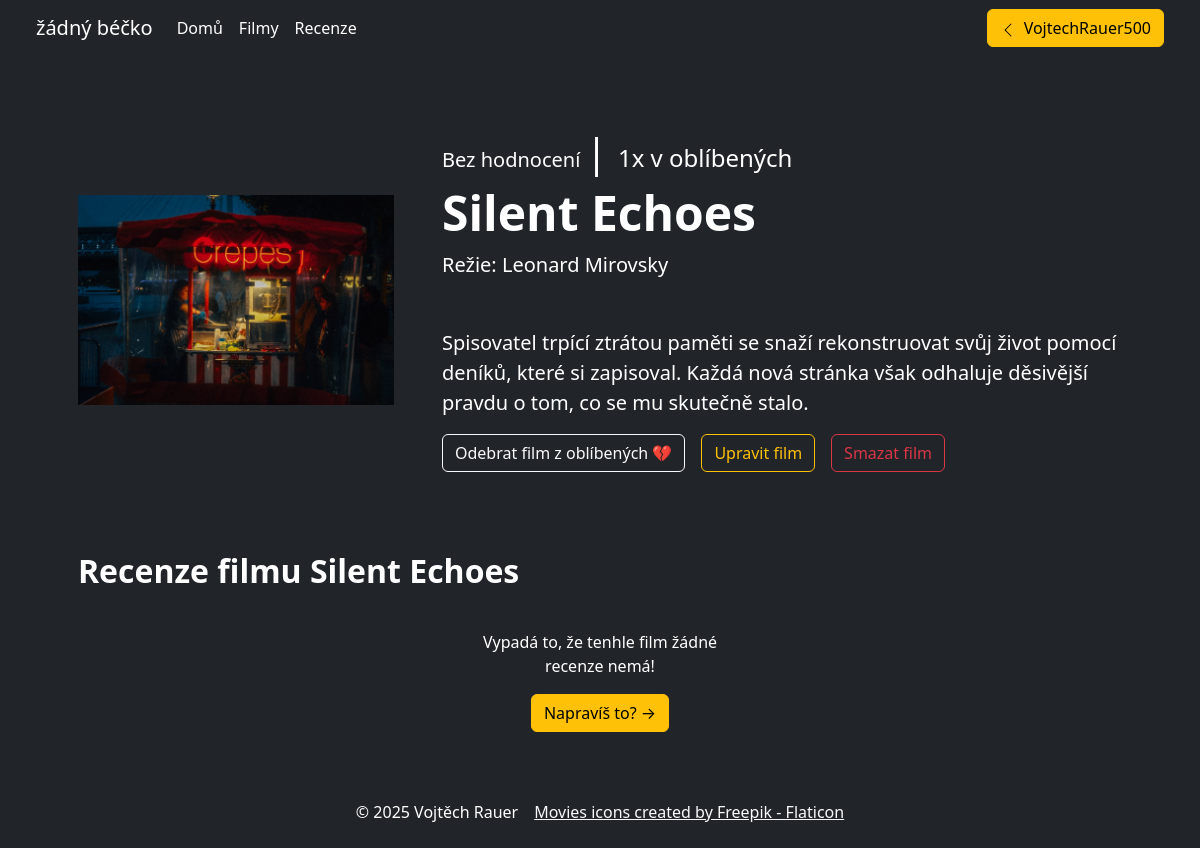
Before: /filmy/silent-echoes (signed in) with the older database file.
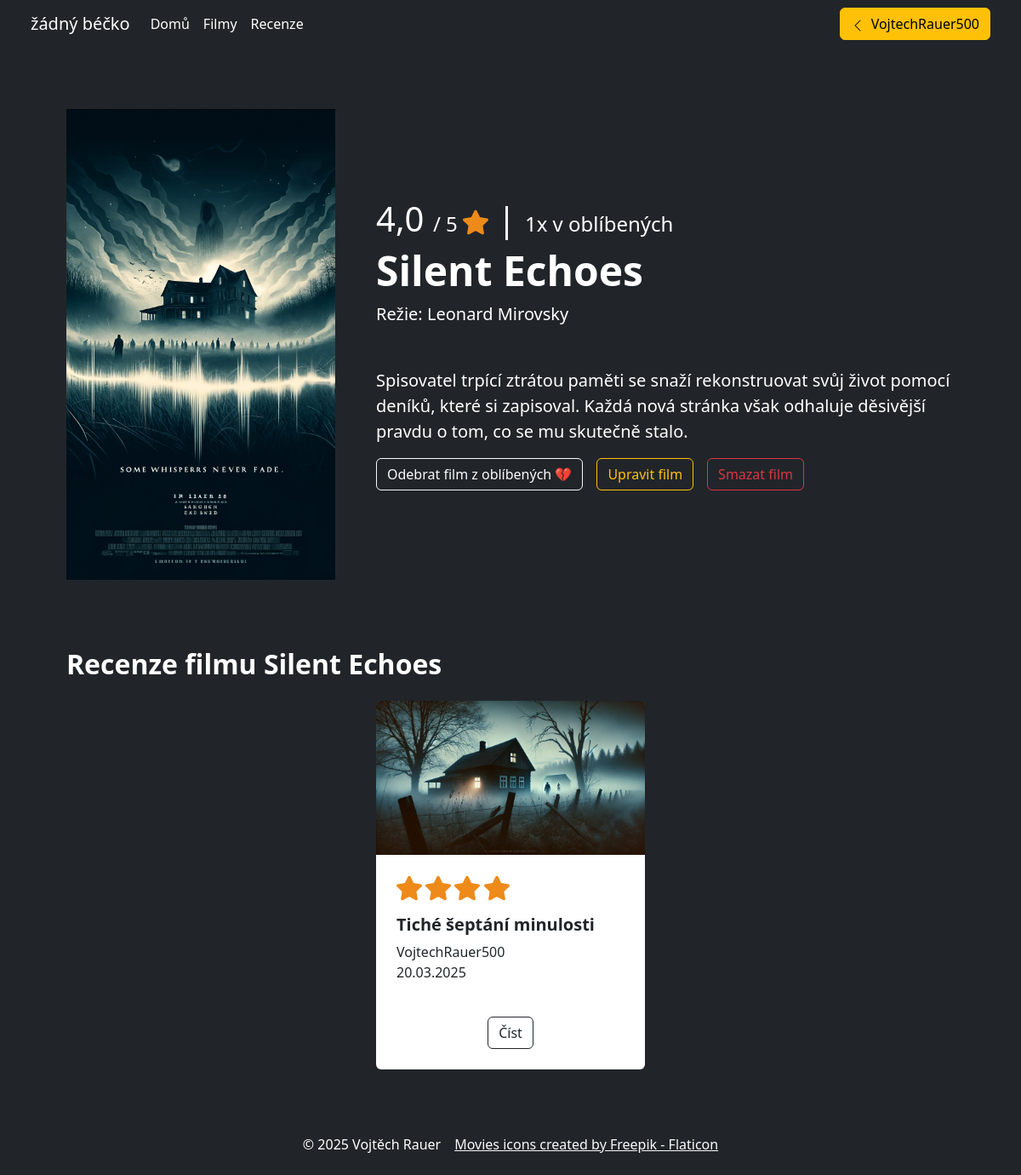
After: the same page with the newer database file.
### blog/models.py (models this page shows, shortened)
class Film(models.Model): #class representing a film
    class Meta:
        verbose_name = 'Film'
        verbose_name_plural = 'Filmy'
    title = models.CharField(max_length=200)
    slug = models.SlugField(unique=True)
    image = models.ImageField(upload_to='posters/', default='posters/dummy_poster.png', blank=True, null=True) #if the film poster wasn't added by user, a default dummy poster is provided
    director = models.ForeignKey(Director, null=True, on_delete=models.SET_NULL) #linking the Film class to the Director class
    summary = models.TextField()
    tags = TaggableManager(blank=True)

class Director(models.Model): #class representing a director
    class Meta:
        verbose_name = 'Režisér'
        verbose_name_plural = 'Režiséři'
    name = models.CharField(max_length=200)
    slug = models.SlugField(unique=True)
    bio = models.TextField()
    image = models.ImageField()
    def __str__(self):
        return self.name

class Review(models.Model): #class representing a film review
    class Meta:
        verbose_name = 'Recenze'
        verbose_name_plural = 'Recenze'
    class Rating(models.IntegerChoices): #choices for field 'rating' with integer values and respectively their UI representations
        A = 5, '5 ⭐'
        B = 4, '4 ⭐'
        C = 3, '3 ⭐'
        D = 2, '2 ⭐'
        E = 1, '1 ⭐'
        F = 0, '0 ⭐'
    title = models.CharField(max_length=200)
    slug = models.SlugField(unique=True)
    film = models.ForeignKey(Film, on_delete=models.CASCADE)
    body = CKEditor5Field('Text', config_name='extends') #ck-editor field enabling user to further format the text of their review
    author = models.ForeignKey(User, on_delete=models.CASCADE)
    created = models.DateTimeField(auto_now_add=True)
    edited = models.DateTimeField(auto_now=True)
    image = models.ImageField(upload_to='review_headers/', default='review_headers/dummy_header.png', blank=True, null=True)
    rating = models.IntegerField(
        choices=Rating.choices
    )

class User(AbstractUser): #class representing a user
    class Meta:
        verbose_name = 'Uživatel'
        verbose_name_plural = 'Uživatelé'
    email = models.EmailField(unique=True)
    username = models.CharField(max_length=200, unique=True)
    profile_pic = models.ImageField(
        default='/profile_pics/default_profile_pic.png',
        upload_to='profile_pics/')
    """"""
    USERNAME_FIELD = 'email' #setting the login username to email
    REQUIRED_FIELDS = ['username']
    def __str__(self):
        return self.username

### blog/views.py (the view)
# urls.py: path('filmy/<slug:slug>', views.film_detail, name='film-detail'),
def film_detail(request, slug):
    film = Film.objects.get(slug=slug)
    reviews = film.review_set.all()
    form = AddFilmToFavorites(instance=film)
    in_favorites = request.user.favorite_films.filter(film=film).exists()
    try:
        rating = film.review_set.all().aggregate(Avg('rating'))['rating__avg']
    except TypeError:
        rating = None
    context = {'film': film, 'reviews': reviews, 'rating':rating, 'form':form, 'in_favorites': in_favorites}
    return render(request, 'blog/film/detail.html', context)

### blog/forms.py
class AddFilmToFavorites(ModelForm):
    class Meta:
        model = FavoriteFilm
        exclude = '__all__'

### blog/templates/blog/film/detail.html (shortened to what the changed rows need)
{% extends 'blog/main.html' %}
{% load static %}
{% block content %}
        <section class="py-5">
            <div class="container px-4 px-lg-5 my-4">
                <div class="row gx-4 gx-lg-5 align-items-center">
                    <div class="col-md-4"><img class="card-img-top mb-5 mb-md-0" src="{{ film.image.url }}" alt="..." /></div>
                    <div class="col-md-8">
                        <div class="small mb-1">
                            {% if rating %}
                              <h1 class="h1">{{rating}} <span class="h4">/ 5 </span><img src="{% static 'assets/star.svg' %}" class="ml-3" style="height: 30px;"/> | <span class="h4">{{ film.in_favorites.count }}x v oblíbených</span></h1>
                            {% else %}
                            <p class="h5">Bez hodnocení  <span class="h1">| </span><span class="h4">{{ film.in_favorites.count }}x v oblíbených</span></p>
                            {% endif %}
                        </div>
                        <h1 class="display-5 fw-bolder">{{ film.title }}</h1>
                        <div class="fs-5 mb-5">
                            <span>Režie: {{ film.director }}</span>
                        </div>
                        <p class="lead">{{ film.summary }}</p>
                        <div class="d-flex">
                        {% if not in_favorites %}
                        <div>
                            <form method="post" action="{% url 'add-favorite-film' film.slug %}">
                                {% csrf_token %}
                            <input type="submit" class="btn btn-outline-light" value="Přidat film do oblíbených ❤️">
                            </form>
                        </div>
                        {% else %}
                        <div>
                        </div>
                        {% endif %}
                            <a href="#" class="btn btn-outline-warning ms-3">Upravit film</a>
                            <a href="{% url 'film-delete' film.slug %}" class="btn btn-outline-danger ms-3">Smazat film</a>
                            </div>
                    </div>
                </div>
            </div>
        </section>
        <section class="py-1">
            <div class="container px-4 px-lg-5 mt-1">
                <h2 class="fw-bolder mb-4">Recenze filmu {{ film.title }}</h2>
                <div class="row gx-4 gx-lg-5 row-cols-1 row-cols-md-2 row-cols-xl-3 justify-content-center">
                    {% if reviews %}
                    {% for review in reviews %}
                    <div class="col mb-5">
                        <div class="card h-100 border-0">
                            <a href="{% url 'review-detail' review.slug %}"><img class="card-img-top" src="{{review.image.url}}" alt="..." /></a>
                            <div class="card-body p-4">
                                    <div class="rating">
                                        {% for _ in ""|rjust:review.rating %}
                                        <img src="{% static 'assets/star.svg' %}" class="ml-3 mb-3" style="height: 30px; color: white"/>
                                        {% endfor %}
                                     </div>
                                    <h5 class="fw-bolder">{{review.title}}</h5>
                                    {{review.author}}
                                    <p>{{review.created|date:"d.m.Y"}}</p>
                            </div>
                            <div class="card-footer p-4 pt-0 border-top-0 bg-transparent">
                                <div class="text-center"><a class="btn btn-outline-dark mt-auto" href="{% url 'review-detail' review.slug %}">Číst</a></div>
                            </div>
                        </div>
                    </div>
                    {% endfor %}
                    {% else %}
                    <div class="card mb-4 bg-dark border-0 text-center">
                         <div class="card-body">
                             <p class="card-text text-white">Vypadá to, že tenhle film žádné recenze nemá! </p>
                              <a class="btn btn-warning" href="{% url 'review-create' %}?film={{film.slug}}">Napravíš to? →</a>
                           </div>
                       </div>
                   </div>
                    {% endif %}
                </div>
            </div>
        </section>
{% endblock content %}

Changed rows visible on the page:
changed Film "Silent Echoes": image: a different picture
added Review: image (picture), rating 4 (drawn), title "Tiché šeptání minulosti", author "VojtechRauer500", created "20.03.2025"
Other visible differences:
{{ rating }}: (not shown) → "4,0"
text no longer shown: "Bez hodnocení Vypadá to, že tenhle film žádné recenze nemá! Napravíš to? →"
text now shown: "/ 5"
